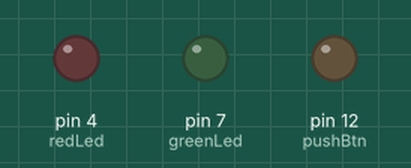
This sketch was run on a simulated Arduino Uno, built with avr-gcc and run on an emulated ATmega328P. Shown: output pins drawn as LEDs (lit = HIGH).

Above: at 2.5 s.
At 7.5 s:
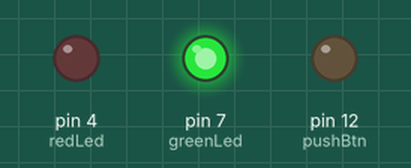
Timing chart, 0 to 13.0 s (numbered marks = the images above):
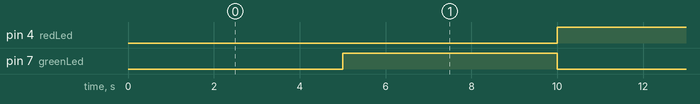

The sketch:

sketch_oct08a.ino
```cpp
int redLed = 4;
int greenLed = 7;
int pushBtn = 12;
int ledstate = 0;
long prest = 0;
long interval = 5000;

void setup() {
  Serial.begin(9600);
  pinMode (redLed, OUTPUT);
  pinMode (greenLed, OUTPUT);
  pinMode (pushBtn, OUTPUT);

}

void loop () {
  unsigned long  curset = millis();
  if ( curset - prest >= interval ) {
    prest = curset;
    if (ledstate == 0 ) {
      ledstate = 1;
      digitalWrite(redLed, LOW);
      digitalWrite(greenLed, HIGH);
    } else {
      ledstate = 0 ;
      digitalWrite(greenLed, LOW);
      digitalWrite(redLed, HIGH);
    }
  }
  if (digitalRead(pushBtn) == HIGH) {
    delay(100);
    Serial.write("HighFirst\n");
    if (digitalRead(pushBtn) == HIGH) {
      Serial.write("HighLast\n");
      if (ledstate == 0 ) {
        Serial.write("Inv\n");
        ledstate = 1;
        digitalWrite(redLed, LOW);
        digitalWrite(greenLed, HIGH);
      } else {
        Serial.write("Inv1\n");
        ledstate = 0 ;
        digitalWrite(greenLed, LOW);
        digitalWrite(redLed, HIGH);
      }
    }
  }
}
```

Measured:
- by itself, pin 4 (redLed), pin 7 (greenLed): alternates HIGH for 5.0 s and LOW for 5.0 s
